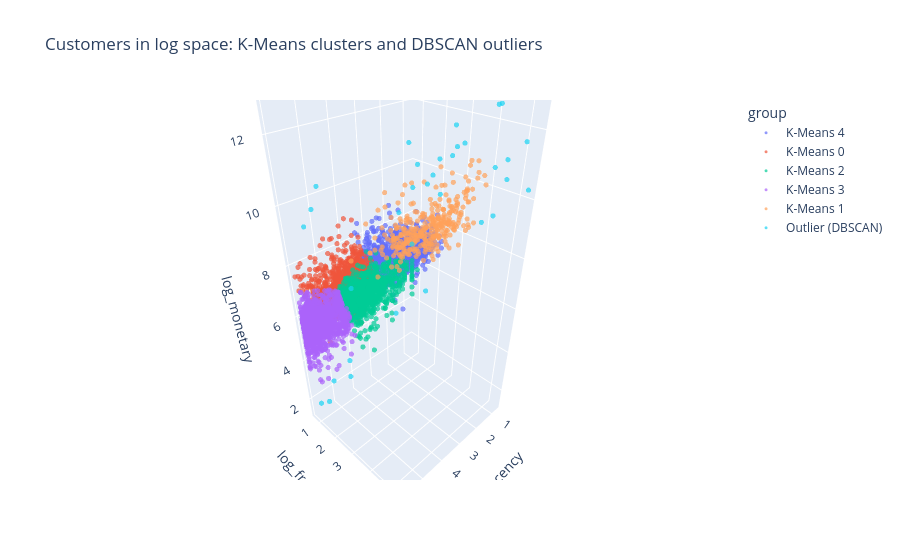

Here is the notebook cell this chart was saved with:
### Code cell
# 1) Comparison table
mask = ~rfm["is_outlier"]
rows = [
    {"method": "K-Means (K=5)", "clusters": 5,
     "silhouette": silhouette_score(X, rfm["kmeans"]),
     "note": "all 4,320 customers"},
    {"method": "Hierarchical (Ward, K=5)", "clusters": 5,
     "silhouette": silhouette_score(Xs, hier),
     "note": "800-customer sample only"},
]
if rfm.loc[mask, "dbscan"].nunique() > 1:
    rows.append({"method": "DBSCAN (eps=0.6)",
                 "clusters": rfm.loc[mask, "dbscan"].nunique(),
                 "silhouette": silhouette_score(X[mask], rfm.loc[mask, "dbscan"]),
                 "note": "33 outliers excluded"})
else:
    rows.append({"method": "DBSCAN (eps=0.6)", "clusters": 1,
                 "silhouette": np.nan,
                 "note": "one dense cluster + 33 outliers"})
print(pd.DataFrame(rows).round(3).to_string(index=False))

# 2) Interactive 3D view in log space, outliers highlighted
view = rfm.assign(
    log_recency=np.log1p(rfm["recency"]),
    log_frequency=np.log1p(rfm["frequency"]),
    log_monetary=np.log1p(rfm["monetary"]),
    group=np.where(rfm["is_outlier"], "Outlier (DBSCAN)", "K-Means " + rfm["kmeans"].astype(str)),
)
fig = px.scatter_3d(view, x="log_recency", y="log_frequency", z="log_monetary",
                    color="group", hover_name="CustomerID",
                    hover_data=["recency", "frequency", "monetary"], opacity=0.7,
                    title="Customers in log space: K-Means clusters and DBSCAN outliers")
fig.update_traces(marker_size=3)
fig.show()

### Figure 1 — Plotly figure (JSON) as saved in the notebook; plotly's stock layout.template omitted (floating-point values rounded to 4 significant figures; data arrays with more than 128 entries replaced by an {"elided": "..."} marker saying what was removed)
{"data": [{"customdata": {"elided": "971x3 float values"}, "hovertemplate": "<b>%{hovertext}</b><br><br>group=K-Means 4<br>log_recency=%{x}<br>log_frequency=%{y}<br>log_monetary=%{z}<br>recency=%{customdata[0]}<br>frequency=%{customdata[1]}<br>monetary=%{customdata[2]}<extra></extra>", "hovertext": {"elided": "971 str values"}, "legendgroup": "K-Means 4", "marker": {"color": "#636efa", "opacity": 0.7, "size": 3, "symbol": "circle"}, "mode": "markers", "name": "K-Means 4", "scene": "scene", "showlegend": true, "type": "scatter3d", "x": {"elided": "971 float values"}, "y": {"elided": "971 float values"}, "z": {"elided": "971 float values"}}, {"customdata": {"elided": "994x3 float values"}, "hovertemplate": "<b>%{hovertext}</b><br><br>group=K-Means 0<br>log_recency=%{x}<br>log_frequency=%{y}<br>log_monetary=%{z}<br>recency=%{customdata[0]}<br>frequency=%{customdata[1]}<br>monetary=%{customdata[2]}<extra></extra>", "hovertext": {"elided": "994 str values"}, "legendgroup": "K-Means 0", "marker": {"color": "#EF553B", "opacity": 0.7, "size": 3, "symbol": "circle"}, "mode": "markers", "name": "K-Means 0", "scene": "scene", "showlegend": true, "type": "scatter3d", "x": {"elided": "994 float values"}, "y": {"elided": "994 float values"}, "z": {"elided": "994 float values"}}, {"customdata": {"elided": "869x3 float values"}, "hovertemplate": "<b>%{hovertext}</b><br><br>group=K-Means 2<br>log_recency=%{x}<br>log_frequency=%{y}<br>log_monetary=%{z}<br>recency=%{customdata[0]}<br>frequency=%{customdata[1]}<br>monetary=%{customdata[2]}<extra></extra>", "hovertext": {"elided": "869 str values"}, "legendgroup": "K-Means 2", "marker": {"color": "#00cc96", "opacity": 0.7, "size": 3, "symbol": "circle"}, "mode": "markers", "name": "K-Means 2", "scene": "scene", "showlegend": true, "type": "scatter3d", "x": {"elided": "869 float values"}, "y": {"elided": "869 float values"}, "z": {"elided": "869 float values"}}, {"customdata": {"elided": "1115x3 float values"}, "hovertemplate": "<b>%{hovertext}</b><br><br>group=K-Means 3<br>log_recency=%{x}<br>log_frequency=%{y}<br>log_monetary=%{z}<br>recency=%{customdata[0]}<br>frequency=%{customdata[1]}<br>monetary=%{customdata[2]}<extra></extra>", "hovertext": {"elided": "1115 str values"}, "legendgroup": "K-Means 3", "marker": {"color": "#ab63fa", "opacity": 0.7, "size": 3, "symbol": "circle"}, "mode": "markers", "name": "K-Means 3", "scene": "scene", "showlegend": true, "type": "scatter3d", "x": {"elided": "1115 float values"}, "y": {"elided": "1115 float values"}, "z": {"elided": "1115 float values"}}, {"customdata": {"elided": "338x3 float values"}, "hovertemplate": "<b>%{hovertext}</b><br><br>group=K-Means 1<br>log_recency=%{x}<br>log_frequency=%{y}<br>log_monetary=%{z}<br>recency=%{customdata[0]}<br>frequency=%{customdata[1]}<br>monetary=%{customdata[2]}<extra></extra>", "hovertext": {"elided": "338 str values"}, "legendgroup": "K-Means 1", "marker": {"color": "#FFA15A", "opacity": 0.7, "size": 3, "symbol": "circle"}, "mode": "markers", "name": "K-Means 1", "scene": "scene", "showlegend": true, "type": "scatter3d", "x": {"elided": "338 float values"}, "y": {"elided": "338 float values"}, "z": {"elided": "338 float values"}}, {"customdata": [[25.0, 20.0, 123600.0], [212.0, 1.0, 9338.0], [1.0, 1.0, 794.5], [1.0, 206.0, 29820.0], [4.0, 86.0, 10930.0], [3.0, 97.0, 57320.0], [11.0, 13.0, 50420.0], [5.0, 17.0, 53260.0], [10.0, 54.0, 113700.0], [2.0, 90.0, 11490.0], [2.0, 72.0, 278800.0], [2.0, 198.0, 128800.0], [183.0, 3.0, 39620.0], [3.0, 1.0, 3861.0], [1.0, 91.0, 59280.0], [236.0, 3.0, 21540.0], [4.0, 1.0, 41.99], [3.0, 3.0, 12390.0], [39.0, 62.0, 60370.0], [18.0, 51.0, 34310.0], [206.0, 1.0, 2.9], [65.0, 1.0, 5.9], [5.0, 28.0, 65920.0], [298.0, 1.0, 3.75], [5.0, 13.0, 30180.0], [9.0, 46.0, 189600.0], [3.0, 31.0, 88140.0], [2.0, 124.0, 39860.0], [373.0, 34.0, 5303.0], [191.0, 2.0, 15.0], [22.0, 39.0, 1296.0], [155.0, 6.0, 70.02], [1.0, 60.0, 259700.0]], "hovertemplate": "<b>%{hovertext}</b><br><br>group=Outlier (DBSCAN)<br>log_recency=%{x}<br>log_frequency=%{y}<br>log_monetary=%{z}<br>recency=%{customdata[0]}<br>frequency=%{customdata[1]}<br>monetary=%{customdata[2]}<extra></extra>", "hovertext": ["12415", "12590", "12713", "12748", "12971", "13089", "14088", "14096", "14156", "14606", "14646", "14911", "15098", "15195", "15311", "15749", "15992", "16000", "16029", "16422", "16446", "16454", "16684", "16738", "17404", "17450", "17511", "17841", "17850", "17900", "17961", "18037", "18102"], "legendgroup": "Outlier (DBSCAN)", "marker": {"color": "#19d3f3", "opacity": 0.7, "size": 3, "symbol": "circle"}, "mode": "markers", "name": "Outlier (DBSCAN)", "scene": "scene", "showlegend": true, "type": "scatter3d", "x": [3.258, 5.361, 0.6931, 0.6931, 1.609, 1.386, 2.485, 1.792, 2.398, 1.099, 1.099, 1.099, 5.215, 1.386, 0.6931, 5.468, 1.609, 1.386, 3.689, 2.944, 5.333, 4.19, 1.792, 5.7, 1.792, 2.303, 1.386, 1.099, 5.924, 5.257, 3.135, 5.05, 0.6931], "y": [3.045, 0.6931, 0.6931, 5.333, 4.466, 4.585, 2.639, 2.89, 4.007, 4.511, 4.29, 5.293, 1.386, 0.6931, 4.522, 1.386, 0.6931, 1.386, 4.143, 3.951, 0.6931, 0.6931, 3.367, 0.6931, 2.639, 3.85, 3.466, 4.828, 3.555, 1.099, 3.689, 1.946, 4.111], "z": [11.73, 9.142, 6.679, 10.3, 9.3, 10.96, 10.83, 10.88, 11.64, 9.349, 12.54, 11.77, 10.59, 8.259, 10.99, 9.978, 3.761, 9.425, 11.01, 10.44, 1.361, 1.932, 11.1, 1.558, 10.31, 12.15, 11.39, 10.59, 8.576, 2.773, 7.168, 4.263, 12.47]}], "layout": {"legend": {"title": {"text": "group"}, "tracegroupgap": 0}, "scene": {"domain": {"x": [0, 1], "y": [0, 1]}, "xaxis": {"title": {"text": "log_recency"}}, "yaxis": {"title": {"text": "log_frequency"}}, "zaxis": {"title": {"text": "log_monetary"}}}, "title": {"text": "Customers in log space: K-Means clusters and DBSCAN outliers"}}}
